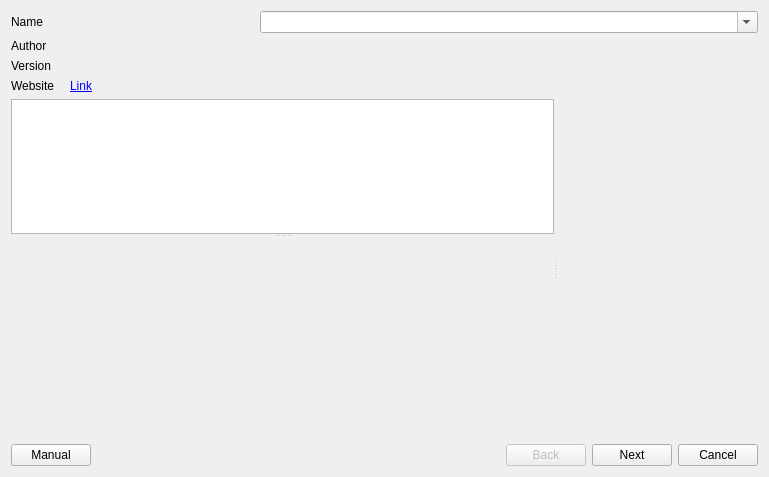
<?xml version="1.0" encoding="UTF-8"?>
<ui version="4.0">
 <class>FomodInstallerDialog</class>
 <widget class="QDialog" name="FomodInstallerDialog">
  <property name="geometry">
   <rect>
    <x>0</x>
    <y>0</y>
    <width>769</width>
    <height>477</height>
   </rect>
  </property>
  <property name="windowTitle">
   <string>FOMOD Installer</string>
  </property>
  <layout class="QVBoxLayout" name="verticalLayout" stretch="0,0,0,0">
   <item>
    <layout class="QHBoxLayout" name="horizontalLayout_2" stretch="1,2">
     <property name="spacing">
      <number>0</number>
     </property>
     <item>
      <widget class="QLabel" name="label">
       <property name="text">
        <string>Name</string>
       </property>
      </widget>
     </item>
     <item>
      <widget class="QComboBox" name="nameCombo">
       <property name="sizePolicy">
        <sizepolicy hsizetype="Minimum" vsizetype="Fixed">
         <horstretch>0</horstretch>
         <verstretch>0</verstretch>
        </sizepolicy>
       </property>
       <property name="editable">
        <bool>true</bool>
       </property>
      </widget>
     </item>
    </layout>
   </item>
   <item>
    <layout class="QFormLayout" name="formLayout">
     <property name="fieldGrowthPolicy">
      <enum>QFormLayout::AllNonFixedFieldsGrow</enum>
     </property>
     <property name="horizontalSpacing">
      <number>15</number>
     </property>
     <item row="0" column="0">
      <widget class="QLabel" name="label_3">
       <property name="text">
        <string>Author</string>
       </property>
      </widget>
     </item>
     <item row="1" column="0">
      <widget class="QLabel" name="label_4">
       <property name="text">
        <string>Version</string>
       </property>
      </widget>
     </item>
     <item row="1" column="1">
      <widget class="QLabel" name="versionLabel">
       <property name="text">
        <string/>
       </property>
      </widget>
     </item>
     <item row="2" column="0">
      <widget class="QLabel" name="label_2">
       <property name="text">
        <string>Website</string>
       </property>
      </widget>
     </item>
     <item row="2" column="1">
      <widget class="QLabel" name="websiteLabel">
       <property name="text">
        <string>&lt;a href=&quot;#&quot;&gt;Link&lt;/a&gt;</string>
       </property>
      </widget>
     </item>
     <item row="0" column="1">
      <widget class="QLabel" name="authorLabel">
       <property name="text">
        <string/>
       </property>
      </widget>
     </item>
    </layout>
   </item>
   <item>
    <widget class="QSplitter" name="splitter_2">
     <property name="sizePolicy">
      <sizepolicy hsizetype="Expanding" vsizetype="Expanding">
       <horstretch>0</horstretch>
       <verstretch>0</verstretch>
      </sizepolicy>
     </property>
     <property name="orientation">
      <enum>Qt::Horizontal</enum>
     </property>
     <property name="childrenCollapsible">
      <bool>false</bool>
     </property>
     <widget class="QSplitter" name="splitter">
      <property name="orientation">
       <enum>Qt::Vertical</enum>
      </property>
      <property name="childrenCollapsible">
       <bool>false</bool>
      </property>
      <widget class="QTextEdit" name="descriptionText">
       <property name="sizePolicy">
        <sizepolicy hsizetype="Preferred" vsizetype="Preferred">
         <horstretch>0</horstretch>
         <verstretch>0</verstretch>
        </sizepolicy>
       </property>
       <property name="minimumSize">
        <size>
         <width>0</width>
         <height>100</height>
        </size>
       </property>
       <property name="readOnly">
        <bool>true</bool>
       </property>
      </widget>
      <widget class="ScaleLabel" name="screenshotLabel">
       <property name="sizePolicy">
        <sizepolicy hsizetype="Minimum" vsizetype="Minimum">
         <horstretch>0</horstretch>
         <verstretch>0</verstretch>
        </sizepolicy>
       </property>
       <property name="minimumSize">
        <size>
         <width>320</width>
         <height>200</height>
        </size>
       </property>
       <property name="text">
        <string/>
       </property>
       <layout class="QVBoxLayout">
        <property name="leftMargin">
         <number>0</number>
        </property>
        <property name="topMargin">
         <number>0</number>
        </property>
        <property name="rightMargin">
         <number>0</number>
        </property>
        <property name="bottomMargin">
         <number>0</number>
        </property>
        <item>
         <widget class="QPushButton" name="screenshotExpand">
          <property name="sizePolicy">
           <sizepolicy hsizetype="Minimum" vsizetype="Minimum">
            <horstretch>0</horstretch>
            <verstretch>0</verstretch>
           </sizepolicy>
          </property>
          <property name="cursor">
           <cursorShape>PointingHandCursor</cursorShape>
          </property>
          <property name="styleSheet">
           <string notr="true">border:none; background:none</string>
          </property>
          <property name="text">
           <string/>
          </property>
         </widget>
        </item>
       </layout>
      </widget>
     </widget>
     <widget class="QStackedWidget" name="stepsStack">
      <property name="minimumSize">
       <size>
        <width>200</width>
        <height>0</height>
       </size>
      </property>
      <property name="currentIndex">
       <number>-1</number>
      </property>
     </widget>
    </widget>
   </item>
   <item>
    <layout class="QHBoxLayout" name="horizontalLayout_3">
     <item>
      <widget class="QPushButton" name="manualBtn">
       <property name="text">
        <string>Manual</string>
       </property>
       <property name="autoDefault">
        <bool>false</bool>
       </property>
      </widget>
     </item>
     <item>
      <spacer name="horizontalSpacer">
       <property name="orientation">
        <enum>Qt::Horizontal</enum>
       </property>
       <property name="sizeHint" stdset="0">
        <size>
         <width>40</width>
         <height>20</height>
        </size>
       </property>
      </spacer>
     </item>
     <item>
      <widget class="QPushButton" name="prevBtn">
       <property name="enabled">
        <bool>false</bool>
       </property>
       <property name="text">
        <string>Back</string>
       </property>
       <property name="autoDefault">
        <bool>false</bool>
       </property>
      </widget>
     </item>
     <item>
      <widget class="QPushButton" name="nextBtn">
       <property name="text">
        <string>Next</string>
       </property>
      </widget>
     </item>
     <item>
      <widget class="QPushButton" name="cancelBtn">
       <property name="text">
        <string>Cancel</string>
       </property>
       <property name="default">
        <bool>false</bool>
       </property>
       <property name="flat">
        <bool>false</bool>
       </property>
      </widget>
     </item>
    </layout>
   </item>
  </layout>
 </widget>
 <customwidgets>
  <customwidget>
   <class>ScaleLabel</class>
   <extends>QLabel</extends>
   <header>scalelabel.h</header>
  </customwidget>
 </customwidgets>
 <resources/>
 <connections/>
</ui>
